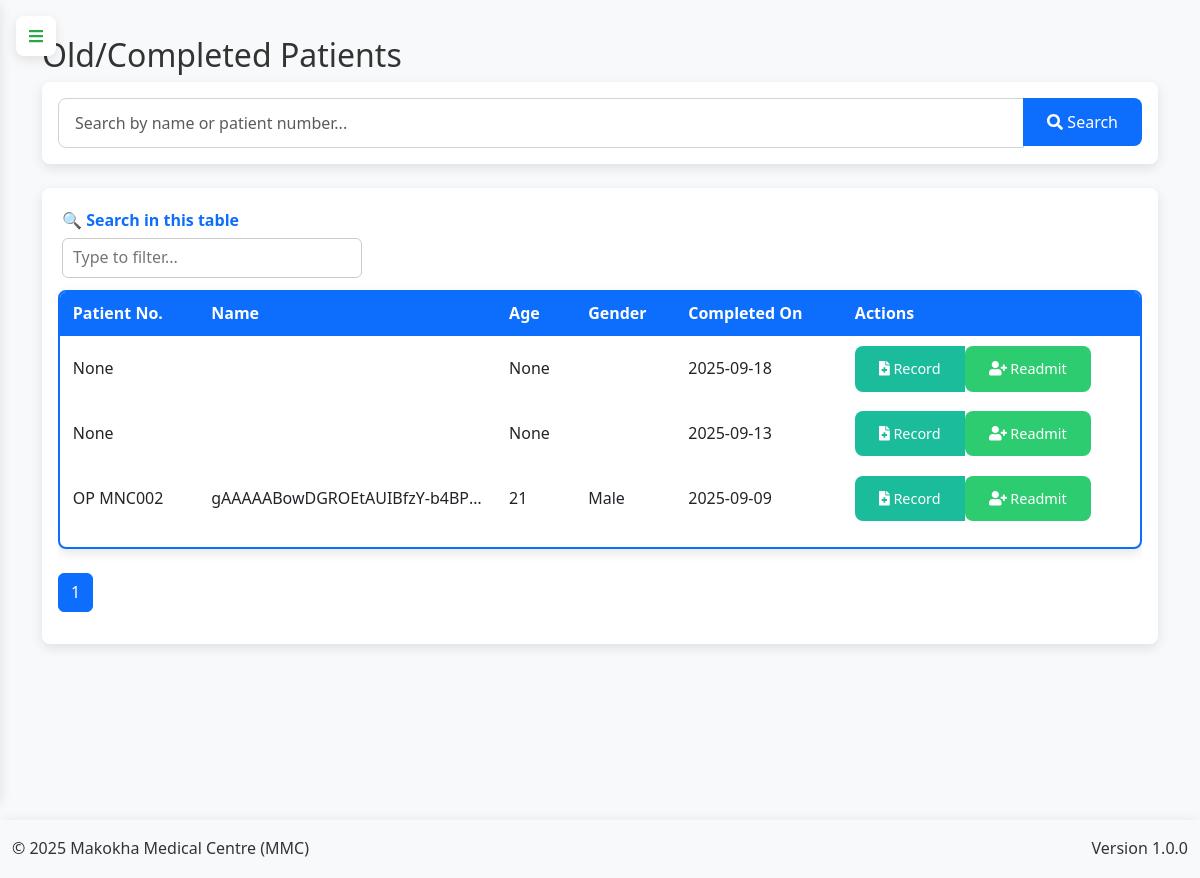
/doctor/patients/old (signed in), run on an earlier commit of the app's database.
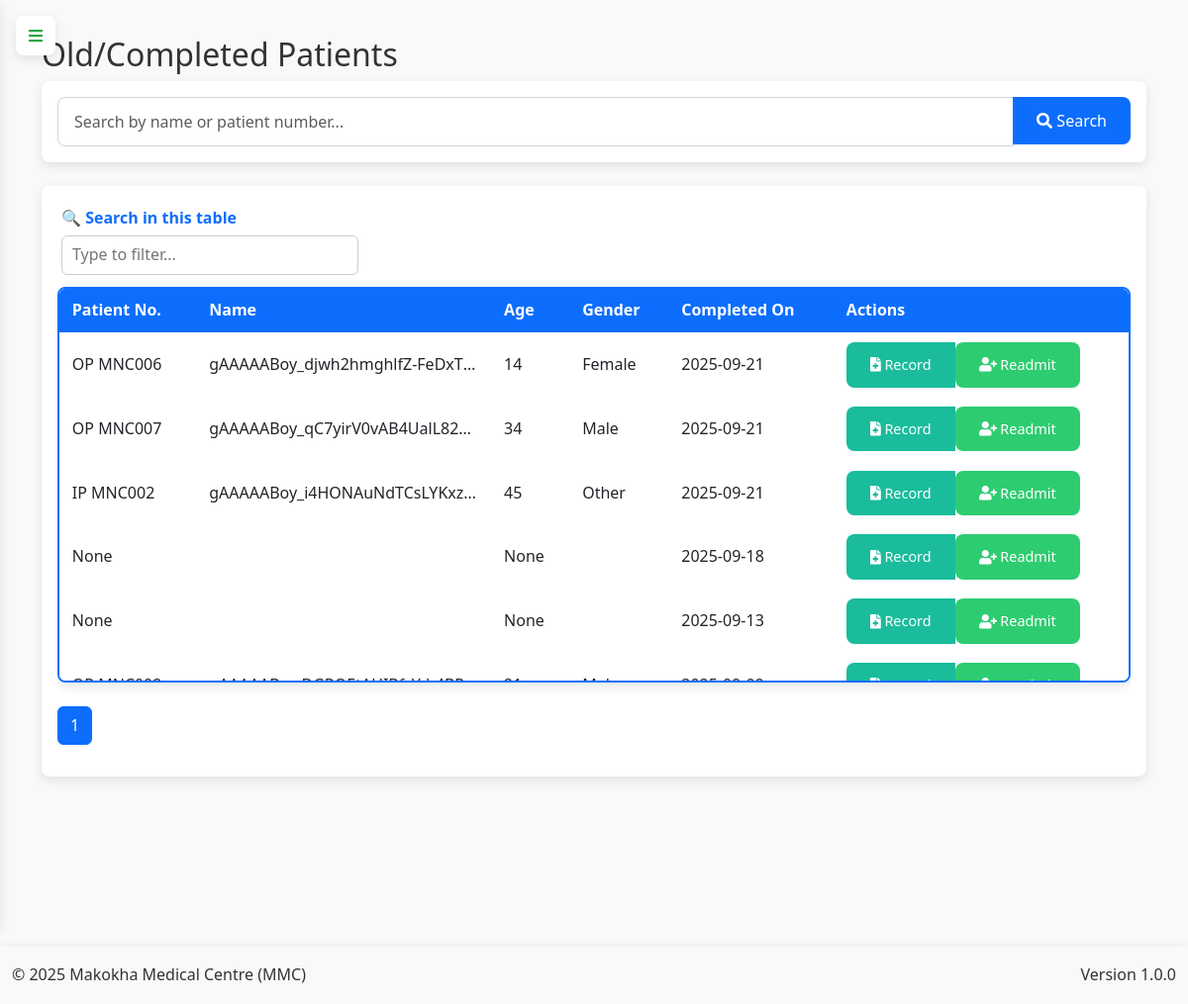
And on a later commit of the database.
### app.py (models this page shows, shortened)
class Patient(db.Model):
    id = db.Column(db.Integer, primary_key=True)
    op_number = db.Column(db.String(20), unique=True, nullable=True)
    ip_number = db.Column(db.String(20), unique=True, nullable=True)
    name = db.Column(db.String(100), nullable=True)  # encrypted
    age = db.Column(db.Integer, nullable=True)
    gender = db.Column(db.String(10), nullable=True)
    address = db.Column(db.String(200), nullable=True)  # encrypted
    phone = db.Column(db.String(20), nullable=True)  # encrypted
    destination = db.Column(db.String(100), nullable=True)
    occupation = db.Column(db.String(100), nullable=True)  # encrypted
    religion = db.Column(db.String(100), nullable=True)
    nok_name = db.Column(db.String(100), nullable=True)  # encrypted
    nok_contact = db.Column(db.String(20), nullable=True)  # encrypted
    tca = db.Column(db.Date, nullable=True)
    date_of_admission = db.Column(db.Date, nullable=True)
    status = db.Column(db.String(20), default='active', nullable=True)
    chief_complaint = db.Column(db.Text, nullable=True)
    history_present_illness = db.Column(db.Text, nullable=True)
    ai_assistance_enabled = db.Column(db.Boolean, default=False)
    ai_diagnosis = db.Column(db.Text)
    ai_treatment_recommendations = db.Column(db.Text)
    ai_last_updated = db.Column(db.DateTime)
    ai_confidence_score = db.Column(db.Float)  # 0-1 scale for diagnosis confidence
    created_at = db.Column(db.DateTime, default=datetime.utcnow)
    updated_at = db.Column(db.DateTime, default=datetime.utcnow, onupdate=datetime.utcnow)
    reviews = db.relationship('PatientReviewSystem', backref='patient', lazy=True)
    histories = db.relationship('PatientHistory', backref='patient', lazy=True)
    examinations = db.relationship('PatientExamination', backref='patient', lazy=True)
    diagnoses = db.relationship('PatientDiagnosis', backref='patient', lazy=True)
    management = db.relationship('PatientManagement', backref='patient', lazy=True)
    lab_requests = db.relationship('LabRequest', backref='patient', lazy=True)
    imaging_requests = db.relationship('ImagingRequest', backref='patient', lazy=True)

### app.py (the view, shortened to what this page needs)
@app.route('/doctor/patients/old', methods=['GET', 'POST'])
@login_required
def old_patients():
    if current_user.role != 'doctor':
        flash('Unauthorized access', 'danger')
        return redirect(url_for('home'))
    search_query = request.args.get('search', '')
    page = request.args.get('page', 1, type=int)
    per_page = 20  # Patients per page
    query = Patient.query.filter_by(status='completed')
    completed_patients = query.order_by(
        Patient.updated_at.desc()
    ).paginate(page=page, per_page=per_page, error_out=False)
    return render_template('doctor/old_patients.html',
        patients=completed_patients,
        search_query=search_query,
        current_time=datetime.now(timezone.utc)  # Fixed deprecated datetime.utcnow()
    )

### app.py (called while the page is built, shortened)
@app.before_request
def initialize_data():
    global _first_request
    if not _first_request:
        return

@app.context_processor
def inject_current_date():
    return {'current_date': date.today().strftime('%Y-%m-%d')}

@app.context_processor
def inject_csrf_token():
    return dict(csrf_token=generate_csrf)

@app.context_processor
def utility_processor():
    def decrypt_data(encrypted_data):
        if not encrypted_data:
            return ""
        try:
            return Config.decrypt_data_static(encrypted_data)
        except:
            return "[Decryption Error]"
    return dict(decrypt_data=decrypt_data)

    @login_manager.user_loader
    def load_user(user_id):
        return db.session.get(User, int(user_id))

### templates/doctor/old_patients.html (shortened to what this page needs)
{% extends "doctor/layout.html" %}
{% block content %}
<div class="container">
    <h2>Old/Completed Patients</h2>
    <div class="card mb-4">
        <div class="card-body">
            <form method="get" class="form-inline">
                <div class="input-group w-100">
                    <input type="text" name="search" class="form-control" placeholder="Search by name or patient number..." value="{{ search_query }}">
                    <div class="input-group-append">
                        <button type="submit" class="btn btn-primary">
                            <i class="fas fa-search"></i> Search
                        </button>
                    </div>
                </div>
            </form>
        </div>
    </div>
    <div class="card">
        <div class="card-body">
            {% if patients.items %}
            <div class="table-responsive">
                <table class="table table-hover">
                    <thead>
                        <tr>
                            <th>Patient No.</th>
                            <th>Name</th>
                            <th>Age</th>
                            <th>Gender</th>
                            <th>Completed On</th>
                            <th>Actions</th>
                        </tr>
                    </thead>
                    <tbody>
                        {% for patient in patients.items %}
                        <tr>
                            <td>{{ patient.op_number or patient.ip_number }}</td>
                            <td>{{ patient.name }}</td>
                            <td>{{ patient.age }}</td>
                            <td>{{ patient.gender }}</td>
                            <td>{{ patient.updated_at.strftime('%Y-%m-%d') }}</td>
                            <td>
                                <div class="btn-group">
                                    <a href="{{ url_for('patient_medical_record', patient_id=patient.id) }}" class="btn btn-sm btn-info">
                                        <i class="fas fa-file-medical"></i> Record
                                    </a>
                                    <form method="post" action="{{ url_for('old_patients') }}" class="d-inline">
                                        <button type="submit" class="btn btn-sm btn-success">
                                            <i class="fas fa-user-plus"></i> Readmit
                                        </button>
                                    </form>
                                </div>
                            </td>
                        </tr>
                        {% endfor %}
                    </tbody>
                </table>
            </div>
            <nav aria-label="Page navigation">
                <ul class="pagination">
                    {% for page_num in patients.iter_pages(left_edge=1, right_edge=1, left_current=2, right_current=3) %}
                        {% if page_num %}
                            <li class="page-item {% if patients.page == page_num %}active{% endif %}">
                                <a class="page-link" href="{{ url_for('old_patients', page=page_num, search=search_query) }}">{{ page_num }}</a>
                            </li>
                        {% else %}
                            <li class="page-item disabled"><span class="page-link">...</span></li>
                        {% endif %}
                    {% endfor %}
                </ul>
            </nav>
            {% else %}
            <div class="alert alert-info">No completed patients found.</div>
            {% endif %}
        </div>
    </div>
</div>
{% endblock %}

What changed in the data, as far as the page shows it:
now on this page (row edited): Patient: op_number "OP MNC006", name "gAAAAABoy_djwh2hmghlfZ-FeDxT…", age "14", gender "Female", updated_at "2025-09-21"
now on this page (row edited): Patient: op_number "OP MNC007", name "gAAAAABoy_qC7yirV0vAB4UalL82…", age "34", gender "Male", updated_at "2025-09-21"
now on this page (row edited): Patient: op_number+ip_number "IP MNC002", name "gAAAAABoy_i4HONAuNdTCsLYKxz…", age "45", gender "Other", updated_at "2025-09-21"
